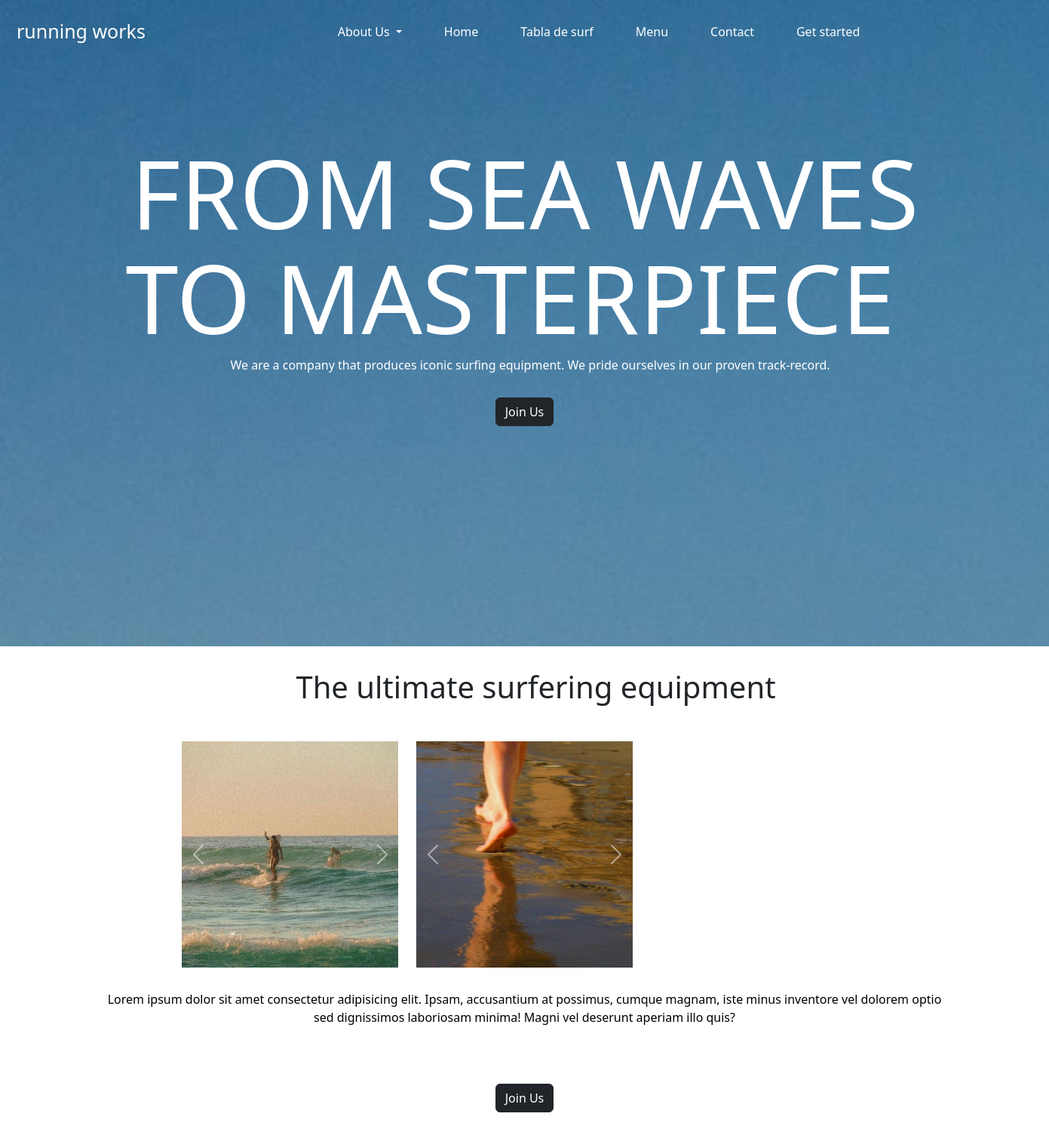
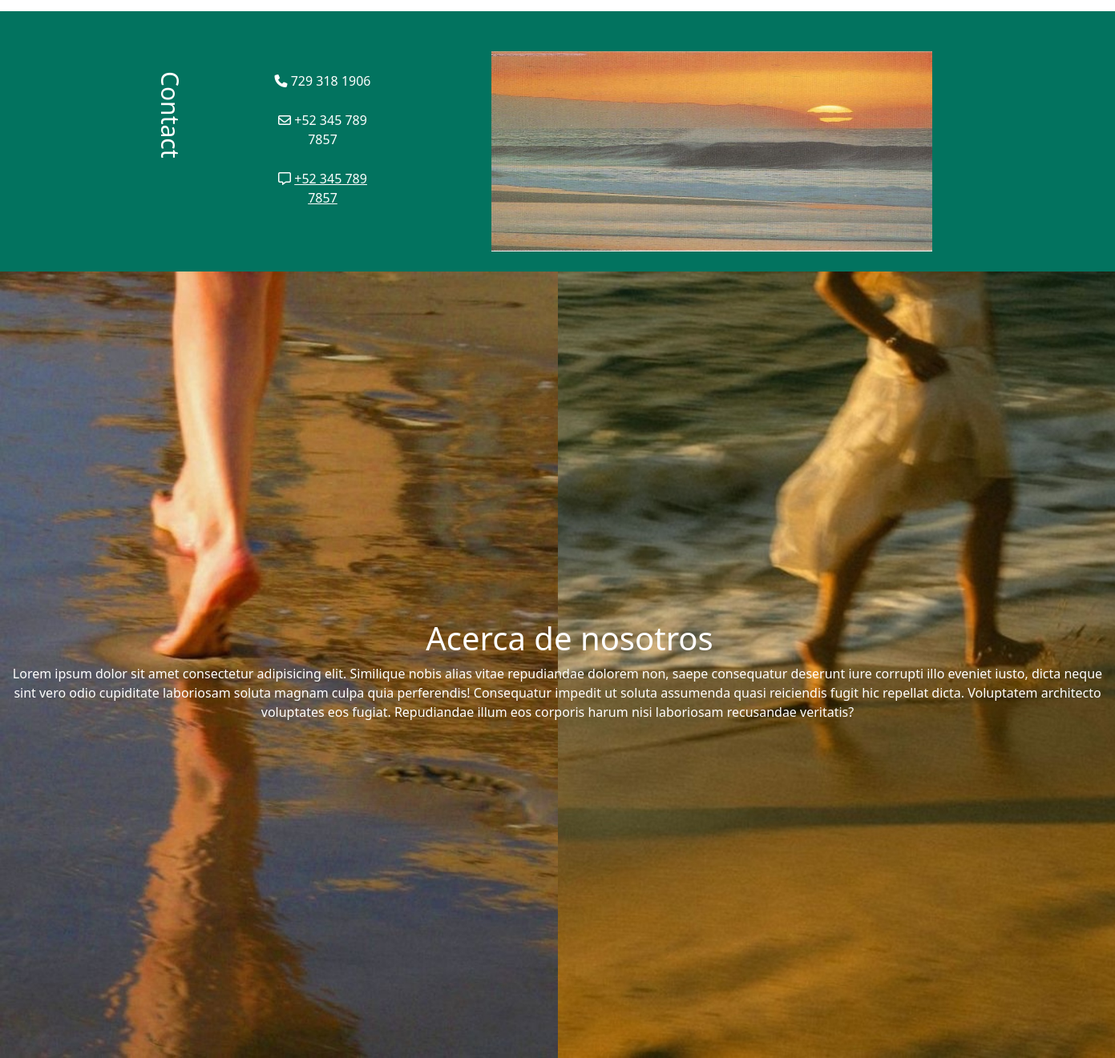
The page / on the database its author committed (2 pictures, top to bottom).
### tables this page shows
CREATE TABLE `main_index` (
  `navbar_title` varchar(255) DEFAULT NULL,
  `about_us` varchar(255) DEFAULT NULL,
  `home` varchar(255) DEFAULT NULL,
  `individual` varchar(255) DEFAULT NULL,
  `archive` varchar(255) DEFAULT NULL,
  `contact` varchar(255) DEFAULT NULL,
  `get_started` varchar(255) DEFAULT NULL,
  `main_title1` varchar(255) DEFAULT NULL,
  `main_title2` varchar(255) DEFAULT NULL,
  `main_paragraph` text DEFAULT NULL,
  `join_us` varchar(255) DEFAULT NULL,
  `ultimate_equipment` varchar(255) DEFAULT NULL,
  `card1_image` varchar(255) DEFAULT NULL,
  `fotoCarrusel1` varchar(255) DEFAULT NULL,
  `card2_image` varchar(255) DEFAULT NULL,
  `fotoCarrusel2` varchar(255) DEFAULT NULL,
  `card3_image` varchar(255) DEFAULT NULL,
  `fotoCarrusel3` varchar(255) DEFAULT NULL,
  `cards_paragraph` text DEFAULT NULL,
  `phone_number` varchar(255) DEFAULT NULL,
  `email_address` varchar(255) DEFAULT NULL,
  `green_background_image` varchar(255) DEFAULT NULL,
  `about_image1` varchar(255) DEFAULT NULL,
  `about_image2` varchar(255) DEFAULT NULL,
  `about_title` varchar(255) DEFAULT NULL,
  `about_paragraph` text DEFAULT NULL
);

### private/queries.php (called while the page is built, shortened)
<?php
function index_variables()
{
  global $db;
  $sql = "SELECT * FROM main_index";
  return mysqli_query($db, $sql);
}

### index.php (the view, shortened to what this page needs)
<?php
$result = index_variables();
$data = array();
while($row = mysqli_fetch_assoc($result)) {
    $data = $row;
}
include (SHARED_PATH . 'indexHeader.php');
?>
<div class="Landing">
    <nav class="navbar fixed-top navbar-expand-md navbar-light bg-faded">
        <div class="container-fluid">
            <a class="navbar-brand" href="index.php">
                <?php echo $data["navbar_title"]; ?>
            </a>
            <div class="collapse navbar-collapse justify-content-center" id="navbarNav">
                <ul class="navbar-nav">
                    <li class="nav-item dropdown">
                        <a class="nav-link dropdown-toggle" href="about.php" id="navbarDropdown" role="button"
                            data-bs-toggle="dropdown" aria-expanded="false">
                            <?php echo $data["about_us"]; ?>
                        </a>
                    </li>
                    <li class="nav-item">
                        <a class="nav-link" href="index.php">
                            <?php echo $data["home"]; ?>
                        </a>
                    </li>
                    <li class="nav-item">
                        <a class="nav-link" href="individual.php">
                            <?php echo $data["individual"]; ?>
                        </a>
                    </li>
                    <li class="nav-item">
                        <a class="nav-link" href="aboutPage.php">
                            <?php echo $data["archive"]; ?>
                        </a>
                    </li>
                    <li class="nav-item">
                        <a class="nav-link" href="contact.php">
                            <?php echo $data["contact"]; ?>
                        </a>
                    </li>
                    <li class="nav-item ml-auto">
                        <a class="nav-link btn btn-transparent" href="JoinUs.php">
                            <?php echo $data["get_started"]; ?>
                        </a>
                    </li>
                </ul>
            </div>
        </div>
    </nav>
    <div class="container mainTitle">
        <div class="row justify-content-center mainTitle">
            <div class="col text-center">
                <h1 class="display-4">
                    <?php echo $data["main_title1"]; ?>
                </h1>
                <h1 class="display-4 MasterPiece">
                    <?php echo $data["main_title2"]; ?>
                </h1>
            </div>
        </div>
    </div>
    <div class="container mainPar">
        <div class="row">
            <div class="col-12">
                <p class="text-center">
                    <?php echo $data["main_paragraph"]; ?>
                </p>
            </div>
        </div>
        <div class="row justify-content-center pb-15  boton-join-us">
            <div class="col-auto">
                <a href="joinUs.php" class="btn btn-dark">
                    <?php echo $data["join_us"]; ?>
                </a><br><br><br><br><br><br><br><br><br>
            </div>
        </div>
    </div>
    <div class="FondoBlanco">
        <div class="row">
            <div class="col text-center">
                <h1>
                    <?php echo $data["ultimate_equipment"]; ?>
                </h1>
            </div>
        </div>
        <div class="container CardsPies">
            <div class="row row-cols-1 row-cols-md-3 g-4">
                <div class="col">
                    <div id="carousel1" class="carousel slide" data-bs-ride="carousel">
                        <div class="carousel-inner">
                            <div class="carousel-item active">
                                <img src="<?php echo $data["card1_image"]; ?>" class="d-block w-100 card-img-top" alt="...">
                            </div>
                        </div>
                        <button class="carousel-control-prev" type="button" data-bs-target="#carousel1"
                            data-bs-slide="prev">
                            <span class="carousel-control-prev-icon" aria-hidden="true"></span>
                        </button>
                        <button class="carousel-control-next" type="button" data-bs-target="#carousel1"
                            data-bs-slide="next">
                            <span class="carousel-control-next-icon" aria-hidden="true"></span>
                        </button>
                    </div>
                </div>
                <div class="col">
                    <div id="carousel2" class="carousel slide" data-bs-ride="carousel">
                        <div class="carousel-inner">
                            <div class="carousel-item active">
                                <img src="<?php echo $data["card2_image"]; ?>" class="d-block w-100 card-img-top" alt="...">
                            </div>
                        </div>
                        <button class="carousel-control-prev" type="button" data-bs-target="#carousel2"
                            data-bs-slide="prev">
                            <span class="carousel-control-prev-icon" aria-hidden="true"></span>
                        </button>
                        <button class="carousel-control-next" type="button" data-bs-target="#carousel2"
                            data-bs-slide="next">
                            <span class="carousel-control-next-icon" aria-hidden="true"></span>
                        </button>
                    </div>
                </div>
                <div class="col">
                    <div id="carousel3" class="carousel slide" data-bs-ride="carousel">
                        <div class="carousel-inner">
                            <div class="carousel-item active">
                                <img src="<?php echo $data["card3_image"]; ?>" class="d-block w-100 card-img-top" alt="...">
                            </div>
                        </div>
                        <button class="carousel-control-prev" type="button" data-bs-target="#carousel3"
                            data-bs-slide="prev">
                            <span class="carousel-control-prev-icon" aria-hidden="true"></span>
                        </button>
                        <button class="carousel-control-next" type="button" data-bs-target="#carousel3"
                            data-bs-slide="next">
                            <span class="carousel-control-next-icon" aria-hidden="true"></span>
                        </button>
                    </div>
                </div>
            </div>
        </div>
        <div class="container CardsPar">
            <div class="row justify-content-center">
                <div class="col">
                    <p class="text-center">
                        <?php echo $data["cards_paragraph"]; ?>
                    </p>
                </div>
            </div>
            <div class="row justify-content-center pb-5">
                <div class="col-auto">
                    <a href="joinUs.php"><button type="button" class="btn btn-dark">
                            <?php echo $data["join_us"]; ?>
                        </button></a>
                </div>
            </div>
        </div>
        <div class="FondoVerde">
            <div class="container">
                <div class="row">
                    <div class="col-md-2 col-sm-4">
                        <div class="contenedor">
                            <p class="texto-vertical">
                                <?php echo $data["contact"]; ?>
                            </p>
                        </div>
                    </div>
                    <div class="col-md-3 col-sm-4 iconos">
                        <div class="contenedor">
                            <p><i class="fa-solid fa-phone"></i>
                                <?php echo $data["phone_number"]; ?>
                            </p>
                            <p><i class="fa-regular fa-envelope"></i>
                                <?php echo $data["email_address"]; ?>
                            </p>
                            <p><i class="fa-regular fa-message"></i> <a href="mailto:<?php echo $data["email_address"]; ?>">
                                    <?php echo $data["email_address"]; ?>
                                </a></p>
                        </div>
                    </div>
                    <div class="col-md-7 col-sm-4">
                        <div class="contenedor ImgVerde">
                            <img src="<?php echo $data["green_background_image"]; ?>" alt="">
                        </div>
                    </div>
                </div>
            </div>
        </div>
        <div class="aboutus">
            <div class="container-fluid">
                <div class="row position-relative">
                    <div class="col-6 position-relative">
                        <img src="<?php echo $data["about_image1"]; ?>" alt="">
                    </div>
                    <div class="col-6">
                        <img src="<?php echo $data["about_image2"]; ?>" alt="">
                    </div>
                    <div class="position-absolute top-50 start-50 translate-middle justify-content-center">
                        <h1>
                            <?php echo $data["about_title"]; ?>
                        </h1>
                        <p class="bg-transparent justify-content-center ">
                            <?php echo $data["about_paragraph"]; ?>
                        </p>
                    </div>
                </div>
            </div>
        </div>
        <?php
        include (SHARED_PATH . 'footer.php');
        ?>

### Css/index.css (style rules this page uses)
.Landing { background-image: url("../FOTOS/marG.jpg"); height: 900px; width: auto; background-repeat: no-repeat; background-size: cover; background-attachment: fixed; }
.navbar { background-color: transparent; }
.navbar-brand { color: white !important; margin: 10px; font-size: 25px !important; }
.nav-link { color: white !important; }
.btn-transparent { background-color: transparent; border-color: white; color: white; padding: 0.5rem 1rem; }
.navbar-nav { display: flex; justify-content: center; }
.nav-item:not(:last-child) { margin-right: 40px; }
.mainTitle { color: white; text-align: center; padding-top: 7%; }
.mainTitle h1 { font-size: 90px; padding-top: 2%; }
.mainTitle h1.MasterPiece { padding-right: 28px; }
.mainPar { color: white; text-align: left; margin-top: 20px; }
.mainPar p { margin-left: 0; padding-left: 15px; }
.btn-dark { margin-left: 0; margin-top: 15px; }
.boton-join-us { padding-bottom: 100px !important; }
.FondoBlanco { background-color: white; height: 650px; width: 100%; }
.FondoBlanco h1 { margin-left: 30px; margin-top: 30px; }
.carousel-item img { height: 300px; width: 300px; }
.card-img-top { height: 300px; width: auto; margin-right: 30px; }
.CardsPies { display: flex; justify-content: center; margin-top: 40px; }
.CardsPar p { margin-top: 30px; color: black; text-align: center; }
.cardsPar a, button.btn-dark { margin-top: 60px; }
.FondoVerde { background-color: #02735f; height: auto; padding: 50px 0; }
.contenedor { width: 100%; max-width: 150px; height: 200px; text-align: center; color: white; }
.texto-vertical { writing-mode: vertical-lr; text-orientation: mixed; display: inline-block; font-size: 30px; transform: scaleY(+1); margin-top: 10px; }
.ImgVerde img { height: 250px; width: 550px; display: block; padding-left: 0; }
.contenedor p { margin-top: 25px; }
.contenedor a { color: white; }
.aboutus img { width: 100%; height: 100%; object-fit: cover; }
.aboutus .col-6 { padding: 0; }
.aboutus h1, p { color: white; text-align: center; }

### shared/indexHeader.php (style rules this page uses)
.mainTitle h1 { transform: scale(1); opacity: 0.3; transition: transform 1.5s ease, opacity 1s ease; }

### rows shown on the page
main_index: navbar_title "running works", about_us "About Us", home "Home", individual "Tabla de surf", archive "Menu", contact "Contact", get_started "Get started", main_title1 "FROM SEA WAVES", main_title2 "TO MASTERPIECE", main_paragraph "We are a company that produces iconic surfing equipment. We pride ourselves in our proven track-record.", join_us "Join Us", ultimate_equipment "The ultimate surfering equipment", card1_image (picture), card2_image (picture), card3_image (picture), cards_paragraph "Lorem ipsum dolor sit amet consectetur adipisicing elit. Ipsam, accusantium at possimus, cumque magnam, iste minus inventore vel dolorem optio sed dignissimos laboriosam minima! Magni vel deserunt aperiam illo quis?", phone_number "729 318 1906", email_address "+52 345 789 7857", green_background_image (picture), about_image1 (picture), about_image2 (picture), about_title "Acerca de nosotros", about_paragraph "Lorem ipsum dolor sit amet consectetur adipisicing elit. Similique nobis alias vitae repudiandae dolorem non, saepe consequatur deserunt iure corrupti illo eveniet iusto, dicta neque sint vero odio cupiditate laboriosam soluta magnam culpa quia perferendis! Consequatur impedit ut soluta assumenda quasi reiciendis fugit hic repellat dicta. Voluptatem architecto voluptates eos fugiat. Repudiandae illum eos corporis harum nisi laboriosam recusandae veritatis?"
